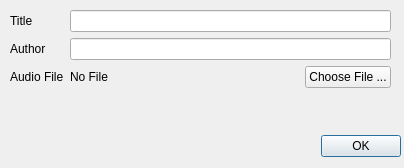
<?xml version="1.0" encoding="UTF-8"?>
<ui version="4.0">
 <class>Dialog</class>
 <widget class="QDialog" name="Dialog">
  <property name="geometry">
   <rect>
    <x>0</x>
    <y>0</y>
    <width>404</width>
    <height>168</height>
   </rect>
  </property>
  <property name="sizePolicy">
   <sizepolicy hsizetype="Fixed" vsizetype="Fixed">
    <horstretch>0</horstretch>
    <verstretch>0</verstretch>
   </sizepolicy>
  </property>
  <property name="windowTitle">
   <string>Setup New Project</string>
  </property>
  <property name="modal">
   <bool>true</bool>
  </property>
  <widget class="QDialogButtonBox" name="buttonBox">
   <property name="geometry">
    <rect>
     <x>60</x>
     <y>130</y>
     <width>341</width>
     <height>32</height>
    </rect>
   </property>
   <property name="orientation">
    <enum>Qt::Horizontal</enum>
   </property>
   <property name="standardButtons">
    <set>QDialogButtonBox::Ok</set>
   </property>
  </widget>
  <widget class="QWidget" name="formLayoutWidget">
   <property name="geometry">
    <rect>
     <x>10</x>
     <y>10</y>
     <width>381</width>
     <height>108</height>
    </rect>
   </property>
   <layout class="QFormLayout" name="formLayout">
    <property name="formAlignment">
     <set>Qt::AlignJustify|Qt::AlignTop</set>
    </property>
    <item row="0" column="0">
     <widget class="QLabel" name="label">
      <property name="text">
       <string>Title</string>
      </property>
     </widget>
    </item>
    <item row="0" column="1">
     <widget class="QLineEdit" name="titleText">
      <property name="sizePolicy">
       <sizepolicy hsizetype="MinimumExpanding" vsizetype="Fixed">
        <horstretch>0</horstretch>
        <verstretch>0</verstretch>
       </sizepolicy>
      </property>
      <property name="minimumSize">
       <size>
        <width>311</width>
        <height>0</height>
       </size>
      </property>
     </widget>
    </item>
    <item row="1" column="0">
     <widget class="QLabel" name="label_2">
      <property name="text">
       <string>Author</string>
      </property>
     </widget>
    </item>
    <item row="1" column="1">
     <widget class="QLineEdit" name="interpretText">
      <property name="sizePolicy">
       <sizepolicy hsizetype="MinimumExpanding" vsizetype="Fixed">
        <horstretch>0</horstretch>
        <verstretch>0</verstretch>
       </sizepolicy>
      </property>
      <property name="minimumSize">
       <size>
        <width>311</width>
        <height>0</height>
       </size>
      </property>
     </widget>
    </item>
    <item row="2" column="0">
     <widget class="QLabel" name="label_3">
      <property name="text">
       <string>Audio File</string>
      </property>
     </widget>
    </item>
    <item row="2" column="1">
     <layout class="QHBoxLayout" name="horizontalLayout">
      <item>
       <widget class="QLabel" name="audioFileName">
        <property name="sizePolicy">
         <sizepolicy hsizetype="MinimumExpanding" vsizetype="Preferred">
          <horstretch>0</horstretch>
          <verstretch>0</verstretch>
         </sizepolicy>
        </property>
        <property name="minimumSize">
         <size>
          <width>174</width>
          <height>0</height>
         </size>
        </property>
        <property name="text">
         <string>No File</string>
        </property>
       </widget>
      </item>
      <item>
       <widget class="QPushButton" name="audioFileButton">
        <property name="text">
         <string>Choose File ...</string>
        </property>
       </widget>
      </item>
     </layout>
    </item>
   </layout>
  </widget>
 </widget>
 <resources/>
 <connections>
  <connection>
   <sender>buttonBox</sender>
   <signal>accepted()</signal>
   <receiver>Dialog</receiver>
   <slot>accept()</slot>
   <hints>
    <hint type="sourcelabel">
     <x>248</x>
     <y>254</y>
    </hint>
    <hint type="destinationlabel">
     <x>157</x>
     <y>274</y>
    </hint>
   </hints>
  </connection>
  <connection>
   <sender>buttonBox</sender>
   <signal>rejected()</signal>
   <receiver>Dialog</receiver>
   <slot>reject()</slot>
   <hints>
    <hint type="sourcelabel">
     <x>316</x>
     <y>260</y>
    </hint>
    <hint type="destinationlabel">
     <x>286</x>
     <y>274</y>
    </hint>
   </hints>
  </connection>
 </connections>
</ui>
